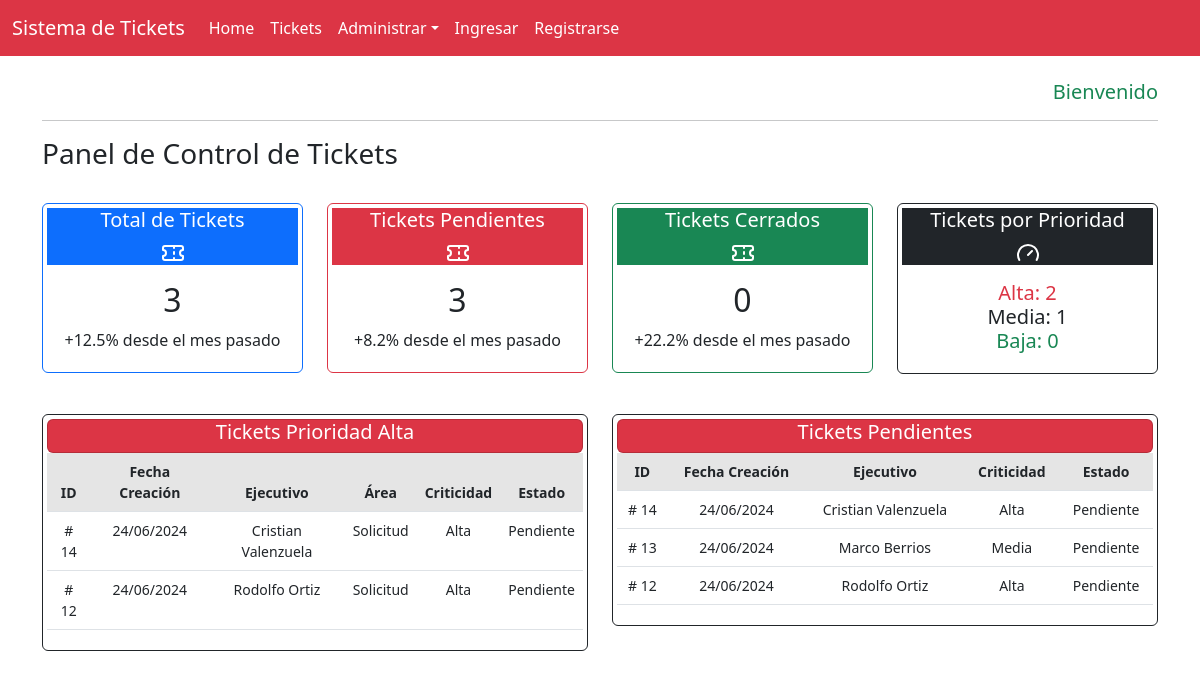
Page /home/ on the earlier database version.
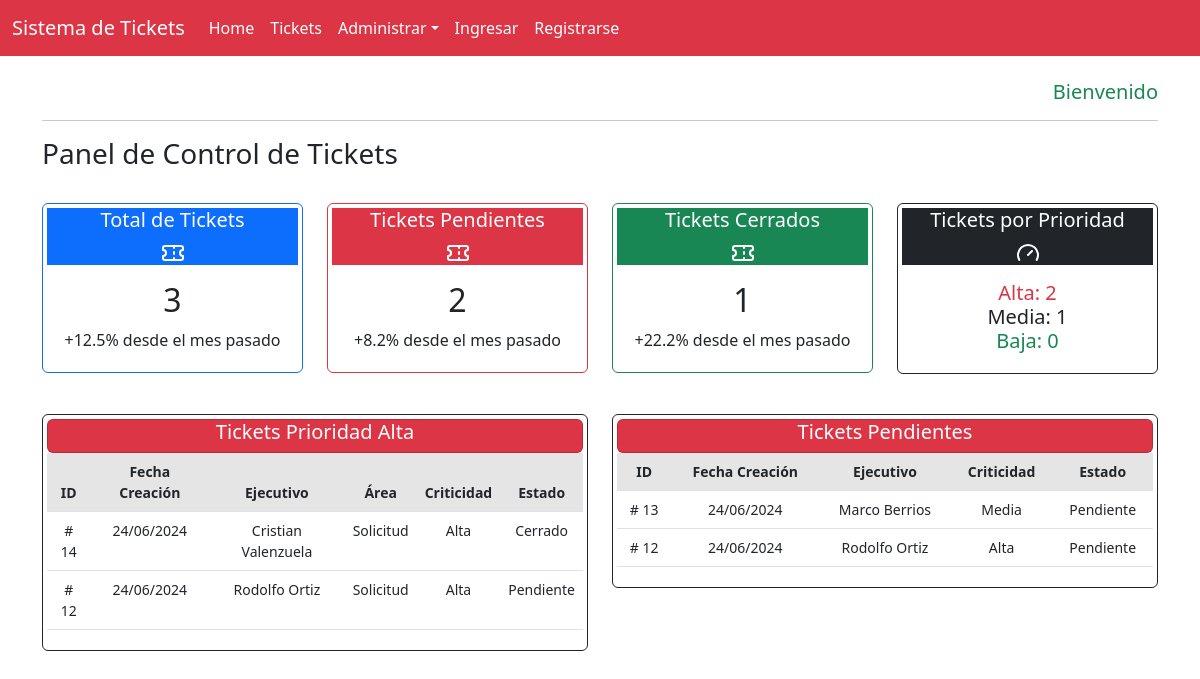
Same page on the later database version.
### core/models.py (models this page shows, shortened)
class Ticket(models.Model):
    fecha_creacion = models.DateTimeField(auto_now_add=True)
    cliente = models.ForeignKey("Profile", on_delete=models.CASCADE, related_name='tickets_creados')
    ejecutivo = models.ForeignKey("Profile", on_delete=models.CASCADE, related_name='tickets_asignados')
    area = models.ForeignKey("Area", on_delete=models.CASCADE, verbose_name="Area", default = 'Ejecutivo Telefonico')
    tipo = models.ForeignKey("Tipo", on_delete=models.CASCADE, verbose_name="Tipo",default='Solicitud')
    criticidad = models.ForeignKey("Criticidad", on_delete=models.CASCADE, verbose_name="Criticidad",default='Media')
    estado = models.ForeignKey("Estado", on_delete=models.CASCADE, verbose_name="Estado", default=1)
    descripcion = models.TextField()
    observaciones = models.TextField(blank=True)
    user = models.ForeignKey(User,on_delete=models.CASCADE, verbose_name='Usuario', null=True)

class Profile(models.Model):
    user = models.OneToOneField(User, on_delete=models.CASCADE)
    nombre = models.CharField(max_length=255, blank=True)
    apellido = models.CharField(max_length=255, null=True, blank=True)
    email = models.EmailField(unique=True, blank=True)
    group = models.ForeignKey(Group, on_delete=models.CASCADE, verbose_name='Rol', default=2)
    is_active = models.BooleanField(default=True)
    location = models.CharField(max_length=30, blank=True)

class Tipo(models.Model):
    tipo_ticket = models.CharField(max_length=50, blank=False)
    def __str__(self):
        return self.tipo_ticket

class Criticidad(models.Model):
    nombre_criticidad = models.CharField(max_length=255, blank=False)
    def __str__(self):
        return self.nombre_criticidad

class Estado(models.Model):
    estado_ticket = models.CharField(max_length=55, blank=False)
    def __str__(self):
        return self.estado_ticket

### core/views.py (the view)
# urls.py: path('', home, name = 'home'),
def home(request):
    context_a = ticket_contar(request)
    context_b = ticket_contar_prioridad(request)
    context_c = ticket_prioridad(request)
    context_d = ticket_pendiente(request)
    context = {**context_a, **context_b,**context_c, **context_d}
    return render(request, 'core/home.html', context)

### core/views.py (called while the page is built)
def ticket_contar(request):
    contar_todos = Ticket.objects.all().count()
    contar_pendiente = Ticket.objects.filter(estado=1).count()
    contar_cerrados = Ticket.objects.filter(estado=4).count()
    context_contar = {
        'contar_todos':contar_todos,
        'contar_pendiente': contar_pendiente,
        'contar_cerrados': contar_cerrados,
    }
    return {'ticket_contar': context_contar}

def ticket_contar_prioridad(request):
    prioridad_alta = Ticket.objects.filter(criticidad = 1).count()
    prioridad_media = Ticket.objects.filter(criticidad = 2).count()
    prioridad_baja = Ticket.objects.filter(criticidad = 3).count()
    contar_prioridad= {
        'prioridad_alta': prioridad_alta,
        'prioridad_media': prioridad_media,
        'prioridad_baja': prioridad_baja,
    }
    return {'ticket_contar_prioridad': contar_prioridad}

def ticket_prioridad(request):
    ticket_prioridad = Ticket.objects.filter(criticidad = 1).order_by('-fecha_creacion')[:5]
    return {'ticket_prioridad': ticket_prioridad}

def ticket_pendiente(request):
    ticket_pendiente = Ticket.objects.filter(estado = 1).order_by('-fecha_creacion')[:5]
    return {'ticket_pendiente': ticket_pendiente}

### core/templates/core/home.html (shortened to what the changed rows need)
{% extends 'core/base.html' %}
{% block content %}
<br>
<div class="row row-cols-1 row-cols-md-4 g-6">
    <div class="col">
        <div class="card border-primary mb-3 text-center p-1" style="max-width: auto;">
            <div class="card-body p-0">
                <div class="card-body">
                    <h2 class="card-title">{{ ticket_contar.contar_todos }}</h2>
                </div>
            </div>
        </div>
    </div>
    <div class="col">
        <div class="card border-danger mb-3 text-center p-1" style="max-width: auto;">
            <div class="card-body p-0">
                <div class="card-body">
                    <h2 class="card-title">{{ ticket_contar.contar_pendiente }}</h2>
                    <p class="card-text">+8.2% desde el mes pasado</p>
                </div>
            </div>
        </div>
    </div>
    <div class="col">
        <div class="card border-success mb-3 text-center p-1" style="max-width: auto;">
            <div class="card-body p-0">
                <div class="card-body">
                    <h2 class="card-title">{{ ticket_contar.contar_cerrados }}</h2>
                    <p class="card-text">+22.2% desde el mes pasado</p>
                </div>
            </div>
        </div>
    </div>
</div>
<br>
<div class="row row-cols-1 row-cols-md-2 g-4">
    <div class="col">
        <div class="card border-dark mb-3 text-center p-1" style="max-width: auto;">
            <div class="table-responsive small">
                <table class="table table-centered table-nowrap table-hover">
                    <thead class="thead-light table-active">
                        <tr>
                            <th>ID</th>
                            <th>Fecha Creación</th>
                            <th>Ejecutivo</th>
                            <th>Área</th>
                            <th>Criticidad</th>
                            <th>Estado</th>
                        </tr>
                    </thead>
                    <tbody>
                        {% for ticket in ticket_prioridad %}
                        <tr>
                            <td># {{ ticket.id }}</td>
                            <td>{{ ticket.fecha_creacion | date:"SHORT_DATE_FORMAT" }}</td>
                            <td>{{ ticket.ejecutivo.nombre }} {{ ticket.ejecutivo.apellido }}</td>
                            <td>{{ ticket.tipo }}</td>
                            <td>{{ ticket.criticidad }}</td>
                            <td>{{ ticket.estado }}</td>
                        </tr>
                        {% endfor %}
                    </tbody>
                </table>
            </div>
        </div>
    </div>
    <div class="col">
        <div class="card border-dark mb-3 text-center p-1" style="max-width: auto;">
            <div class="table-responsive small">
                <table class="table table-centered table-nowrap table-hover">
                    <thead class="thead-light table-active">
                        <tr>
                            <th>ID</th>
                            <th>Fecha Creación</th>
                            <th>Ejecutivo</th>
                            <th>Criticidad</th>
                            <th>Estado</th>
                        </tr>
                    </thead>
                    <tbody>
                        {% for ticket in ticket_pendiente %}
                        <tr>
                            <td># {{ ticket.id }}</td>
                            <td>{{ ticket.fecha_creacion | date:"SHORT_DATE_FORMAT" }}</td>
                            <td>{{ ticket.ejecutivo.nombre }} {{ ticket.ejecutivo.apellido }}</td>
                            <td>{{ ticket.criticidad }}</td>
                            <td>{{ ticket.estado }}</td>
                        </tr>
                        {% endfor %}
                    </tbody>
                </table>
            </div>
        </div>
    </div>
</div>
{% endblock %}

Differences in the rows shown:
no longer on one of the page's lists (row edited): Ticket: id "14", fecha_creacion "24/06/2024", ejecutivo.nombre "Cristian", ejecutivo.apellido "Valenzuela", criticidad "Alta", estado "Pendiente"
changed Ticket "Cristian": estado "Pendiente" → "Cerrado"
Other differences:
{{ ticket_contar.contar_pendiente }}: "3" → "2"
{{ ticket_contar.contar_cerrados }}: "0" → "1"
